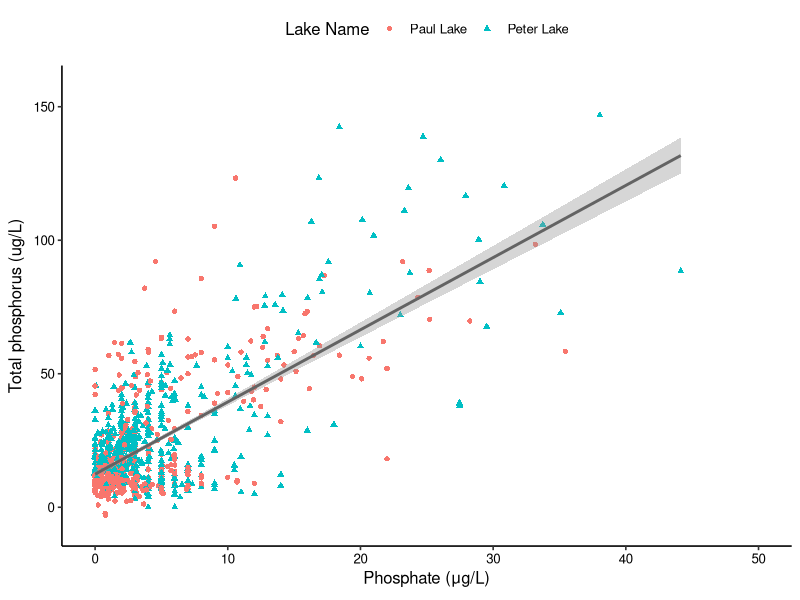
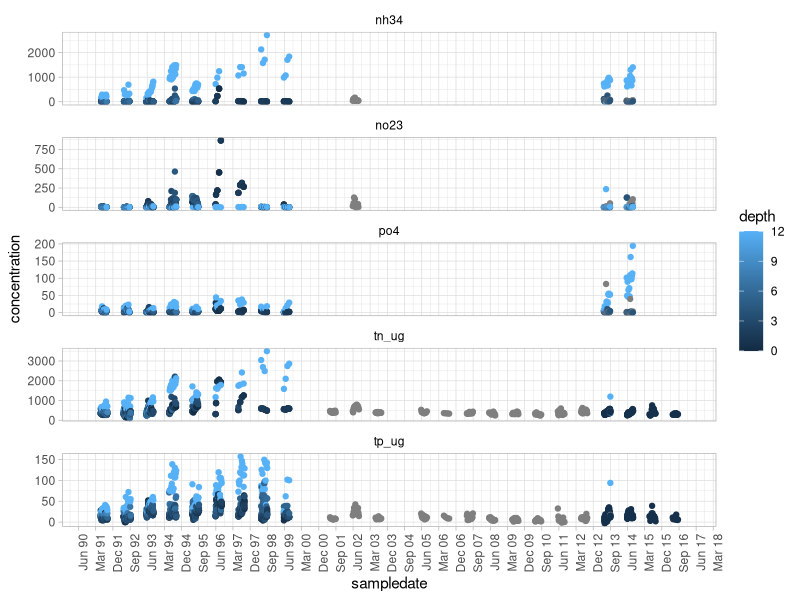

Here is the R script that generated these plots, in order:
## ---- chunk 1
#1 Set up
setwd("/Users/ljq/Desktop/Blue Devils/Data Analysis/ENV872_02")
library(tidyverse)
PeterPaul <- read.csv("./Data/Processed/NTL-LTER_Lake_Chemistry_Nutrients_PeterPaul_Processed.csv")
stream <- read.csv("./Data/Raw/USGS_Site02085000_Flow_Raw.csv")
tox <- read.csv("./Data/Raw/ECOTOX_Neonicotinoids_Mortality_raw.csv")
PeterPaul.gathered <- read.csv("./Data/Processed/NTL-LTER_Lake_Nutrients_PeterPaulGathered_Processed.csv")
#2 Format date
PeterPaul$sampledate <- as.Date(PeterPaul$sampledate, format = "%m/%d/%y")
stream$datetime <- as.Date(stream$datetime, format = "%m/%d/%y")
stream$datetime <- format(stream$datetime, "%y%m%d")
create.early.dates <- (function(d) {
       paste0(ifelse(d > 181231,"19","20"),d)
       })
stream$datetime <- create.early.dates(stream$datetime)
stream$datetime <- as.Date(stream$datetime, format = "%Y%m%d")
PeterPaul.gathered$sampledate <- as.Date(PeterPaul.gathered$sampledate, format = '%Y-%m-%d')
## ---- chunk 2
#3
top.theme <- theme_classic(base_size = 12) +
  theme(axis.text = element_text(color = "black"), 
        legend.position = "top")
## ---- chunk 3
#4 Total phosphorus level in Peter and Paul lakes
P.plot <- ggplot(PeterPaul, aes(x = po4, y = tp_ug)) +
  geom_point(aes(color = lakename, shape = lakename)) +
  xlim(0, 50) +
  xlab(expression("Phosphate (\U003BCg/L)")) + 
  ylab(expression("Total phosphorus (ug/L)")) +
  geom_smooth(method = lm, color = '#636363') +
  scale_color_discrete(name="Lake Name") +
  scale_shape_discrete(name="Lake Name") +
  top.theme

print(P.plot)
## ---- chunk 4
#5 Nutrient facet
Peter.gathered <- PeterPaul.gathered[PeterPaul.gathered$lakename == 'Peter Lake',]

theme.facet <- 
  theme_light() + 
  theme(strip.background = element_rect(fill = "white"), strip.text = element_text(color = "black")) +
  theme(axis.text.x = element_text(angle = 90,  hjust = 1))

nutrient.facet <- 
  ggplot(Peter.gathered, aes(x = sampledate, y = concentration, color = depth)) +
  geom_point() +
  facet_wrap(vars(nutrient), nrow = 5, scales="free_y") +
  scale_x_date(limits = as.Date(c("1991-01-01", "2016-12-31")), 
    date_breaks = "9 months", date_labels = "%b %y") +
  theme.facet

print(nutrient.facet)

## ---- chunk 5
#6

## ---- chunk 6
#7 

